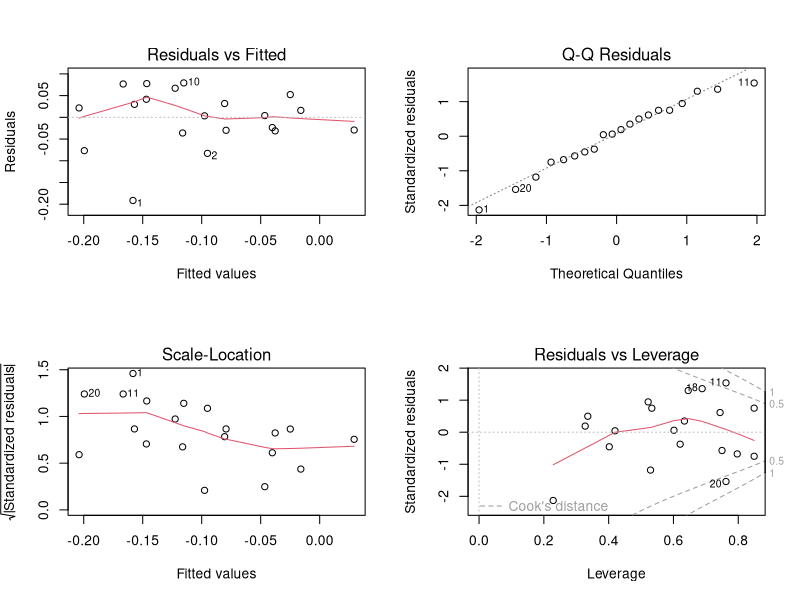
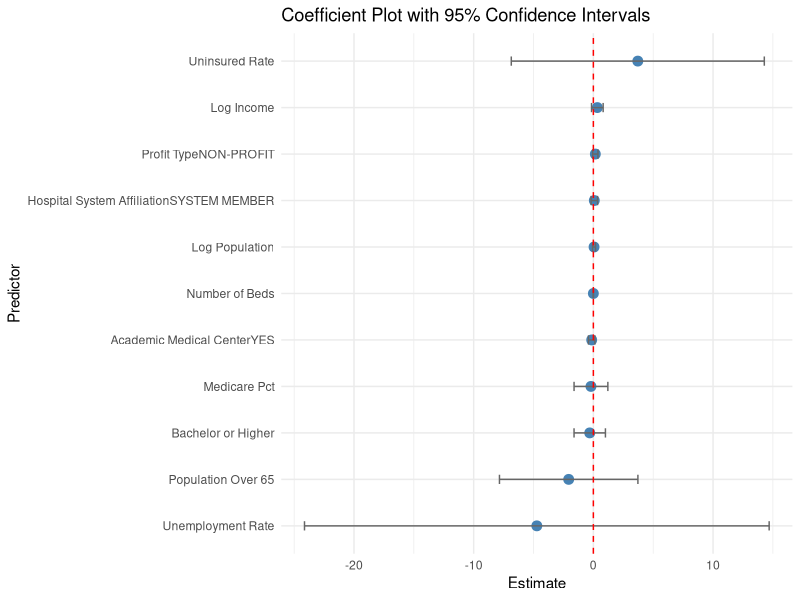
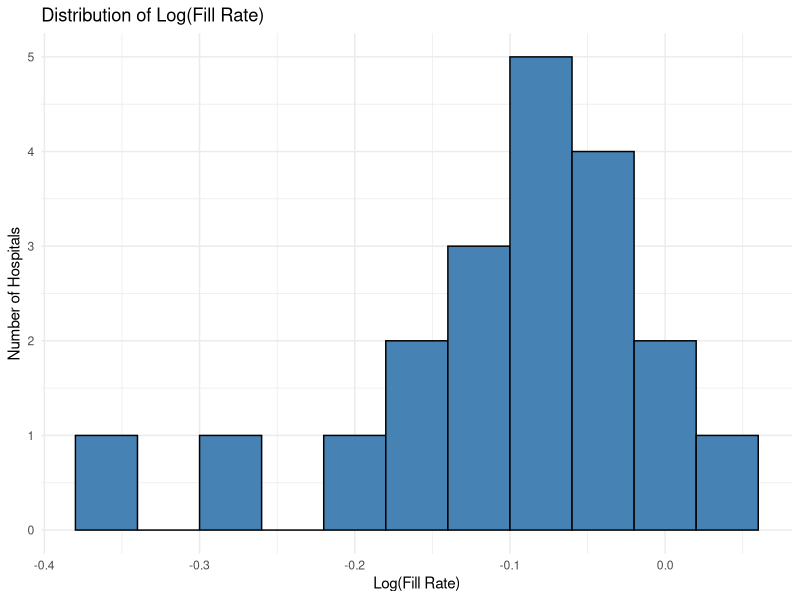
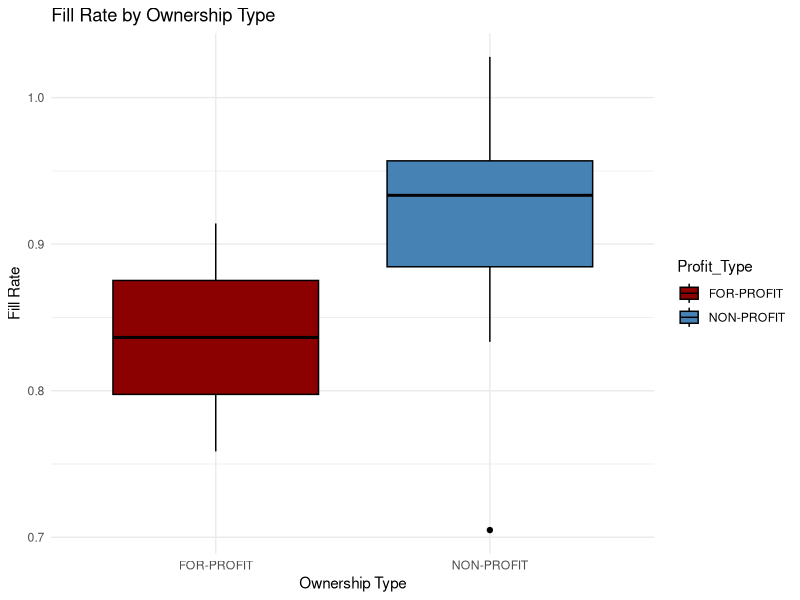
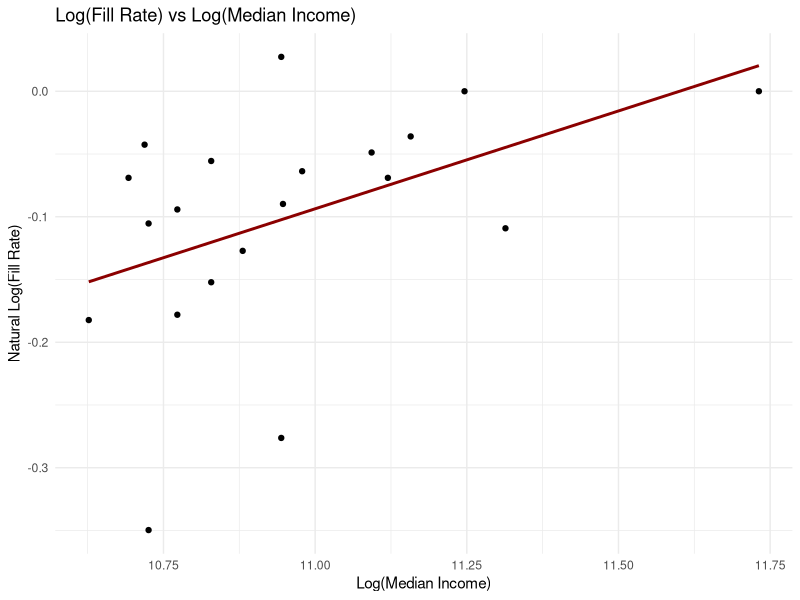
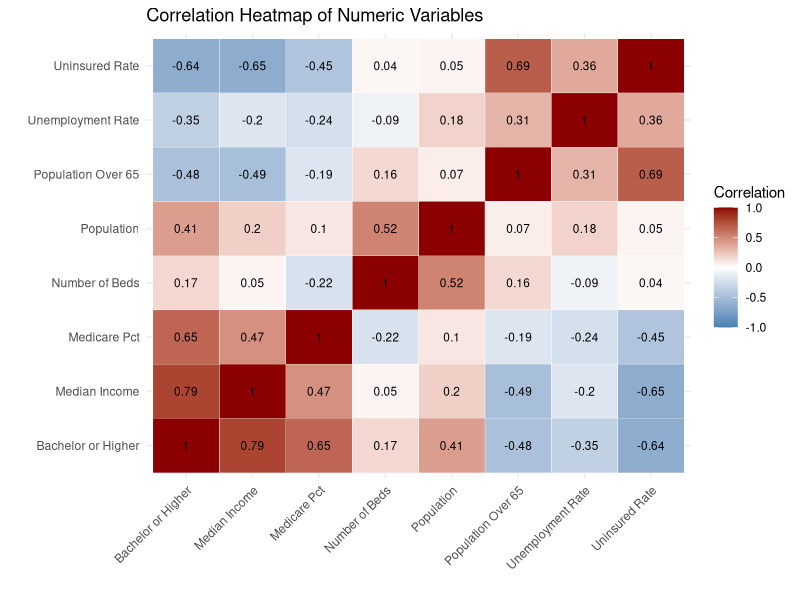

These charts were generated, in order, by the following R code:
# Load required libraries
library(readxl)
library(dplyr)
library(ggplot2)
library(broom)
library(kableExtra)
library(reshape2)
library(GGally)

# 1. Load and filter data
df <- read_excel("GA_Hospitals_Final.xlsx", sheet = "GA_Hospitals")

# 2. Transform variables
df <- df %>%
  mutate(
    Log_Fill_Rate = log(Fill_Rate),
    Log_Income = log(Median_Income),
    Log_Population = log(Population),
    Profit_Type = as.factor(Profit_Type),
    Hospital_System_Affiliation = as.factor(Hospital_System_Affiliation),
    Academic_Medical_Center = as.factor(Academic_Medical_Center)
  )

# 3. Prepare modeling dataset
model_data <- df %>%
  select(Log_Fill_Rate, Number_of_Beds, Medicare_Pct, Log_Income, Unemployment_Rate, 
         Bachelor_or_Higher, Log_Population, Population_Over_65, Uninsured_Rate,
         Profit_Type, Hospital_System_Affiliation, Academic_Medical_Center)

# 4. Fit multiple linear regression model
model <- lm(Log_Fill_Rate ~ ., data = model_data)
summary_model <- summary(model)
adjusted_r2 <- summary_model$adj.r.squared
print(adjusted_r2)
print(summary(model))

# 5. Create a clean results table with CIs
results_table <- tidy(model, conf.int = TRUE) %>%
  mutate(
    term = gsub("_", " ", term),
    Estimate = round(estimate, 3),
    Std_Error = round(std.error, 3),
    CI_Lower = round(conf.low, 3),
    CI_Upper = round(conf.high, 3),
    P_Value = round(p.value, 3)
  ) %>%
  select(term, Estimate, Std_Error, CI_Lower, CI_Upper, P_Value)

# Print the regression table nicely
results_table %>%
  kable(caption = "Linear Regression Results with 95\\% Confidence Intervals for Natural Log(Fill Rate)",
        col.names = c("Predictor", "Estimate", "Std. Error", "CI Lower", "CI Upper", "p-value")) %>%
  kable_styling(full_width = FALSE, position = "center")

# 6. Diagnostic plots
par(mfrow = c(2, 2))
plot(model)
par(mfrow = c(1, 1))

# 7. Coefficient plot
coef_plot <- tidy(model, conf.int = TRUE) %>%
  filter(term != "(Intercept)") %>%
  mutate(term = gsub("_", " ", term))

ggplot(coef_plot, aes(x = estimate, y = reorder(term, estimate))) +
  geom_point(color = "steelblue", size = 3) +
  geom_errorbarh(aes(xmin = conf.low, xmax = conf.high), height = 0.2, color = "gray40") +
  geom_vline(xintercept = 0, linetype = "dashed", color = "red") +
  labs(title = "Coefficient Plot with 95% Confidence Intervals", x = "Estimate", y = "Predictor") +
  theme_minimal()

# 8. Histogram of natural log(Fill Rate)
ggplot(df, aes(Log_Fill_Rate)) +
  geom_histogram(binwidth = 0.04, fill = "steelblue", color = "black") +
  labs(title = "Distribution of Log(Fill Rate)", x = "Log(Fill Rate)", y = "Number of Hospitals") +
  theme_minimal()

# 9. Boxplot of raw Fill Rate by Profit Type
ggplot(df, aes(x = Profit_Type, y = Fill_Rate, fill = Profit_Type)) +
  geom_boxplot(color = "black") +
  scale_fill_manual(values = c("FOR-PROFIT" = "darkred", "NON-PROFIT" = "steelblue")) +
  labs(title = "Fill Rate by Ownership Type", x = "Ownership Type", y = "Fill Rate") +
  theme_minimal()

# 10. Scatterplot: log(Fill Rate) vs log(Income)
ggplot(df, aes(x = Log_Income, y = Log_Fill_Rate)) +
  geom_point() +
  geom_smooth(method = "lm", se = FALSE, color = "darkred") +
  labs(title = "Log(Fill Rate) vs Log(Median Income)", x = "Log(Median Income)", y = "Natural Log(Fill Rate)") +
  theme_minimal()

# 11. Correlation heatmap of numeric variables
numeric_vars <- c("Number_of_Beds", "Medicare_Pct", "Median_Income", "Unemployment_Rate", 
                  "Bachelor_or_Higher", "Population", "Population_Over_65", "Uninsured_Rate")

cor_data <- df %>% select(all_of(numeric_vars)) %>% na.omit()
cor_matrix <- cor(cor_data)
cor_melted <- reshape2::melt(cor_matrix)

cor_melted$Var1 <- gsub("_", " ", cor_melted$Var1)
cor_melted$Var2 <- gsub("_", " ", cor_melted$Var2)

ggplot(cor_melted, aes(Var1, Var2, fill = value)) +
  geom_tile(color = "white") +
  geom_text(aes(label = round(value, 2)), size = 3) +
  scale_fill_gradient2(low = "steelblue", high = "darkred", mid = "white",
                       midpoint = 0, limit = c(-1, 1), name = "Correlation") +
  theme_minimal() +
  theme(axis.text.x = element_text(angle = 45, hjust = 1)) +
  labs(title = "Correlation Heatmap of Numeric Variables", x = "", y = "")
